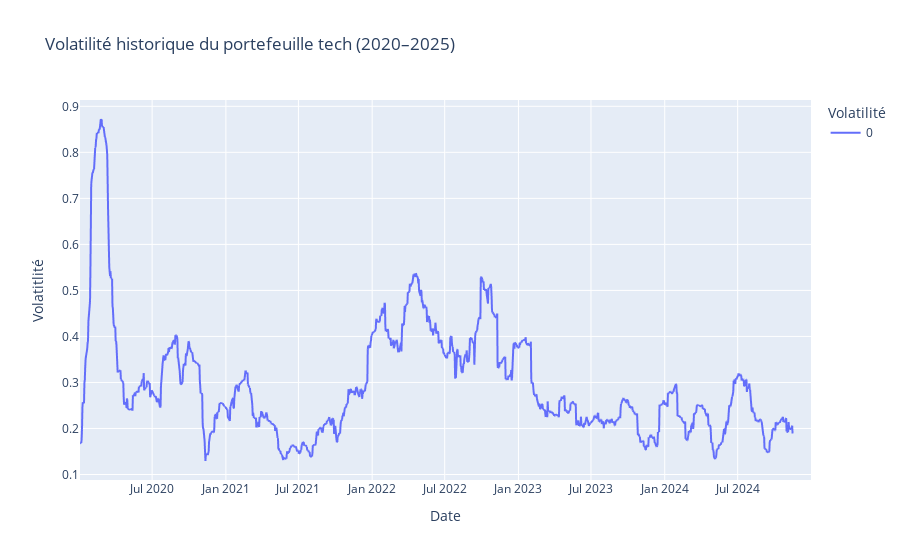

The code cell stored with this chart in its notebook:
### Code cell
fig = px.line(rolling_volatility, 
              title = "Volatilité historique du portefeuille tech (2020–2025)",
             labels = {"value": "Volatitlité", "Date" : "Date", "variable" : "Volatilité"})
fig.show()

### Figure 1 — Plotly figure (JSON) as saved in the notebook; plotly's stock layout.template omitted (floating-point values rounded to 4 significant figures; data arrays with more than 128 entries replaced by an {"elided": "..."} marker saying what was removed)
{"data": [{"hovertemplate": "Volatilité=0<br>Date=%{x}<br>Volatitlité=%{y}<extra></extra>", "legendgroup": "0", "line": {"color": "#636efa", "dash": "solid"}, "marker": {"symbol": "circle"}, "mode": "lines", "name": "0", "showlegend": true, "type": "scattergl", "x": {"elided": "1257 str values"}, "xaxis": "x", "y": {"elided": "1257 float values"}, "yaxis": "y"}], "layout": {"autosize": true, "legend": {"title": {"text": "Volatilité"}, "tracegroupgap": 0}, "title": {"text": "Volatilité historique du portefeuille tech (2020–2025)"}, "xaxis": {"anchor": "y", "autorange": true, "domain": [0, 1], "range": ["2020-01-03", "2024-12-31"], "title": {"text": "Date"}, "type": "date"}, "yaxis": {"anchor": "x", "autorange": true, "domain": [0, 1], "range": [0.08806, 0.9137], "title": {"text": "Volatitlité"}, "type": "linear"}}}
